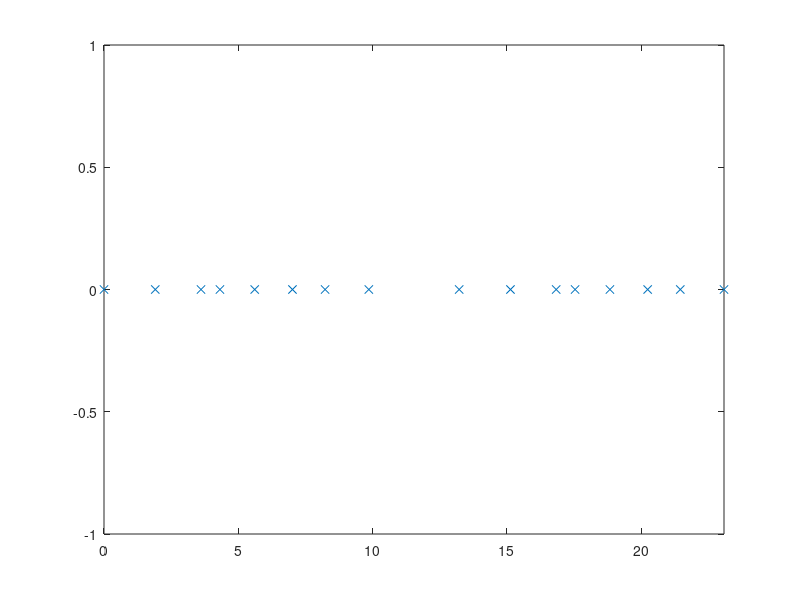

Recreate this plot in MATLAB. (Note: this script raises an error after producing the figure.)
%%
%  Distribution Search for Random Spacing Linear Array Side Lobe Optimization
%
%  Version 1
%  Zhengyu Peng
%%

clear;

%% Configuration
wavelength=1;
k=2*pi/wavelength;   % wave number
angleStep=0.05;
theta=0:angleStep:360;
elementNumber=16;
spacingMIN=0.5;
spacingMAX=2;
mainbeam=5;
thetaM=90;

count=1;
%% random search
for m=1:10000
%% random spacing
% d0, d1, d2, d3, d4, d5, d6, d7, d8, d9, d10, d11, d12, d13, d14

%     d=spacingMIN + (spacingMAX-spacingMIN).*rand(1,elementNumber-1);
%     d=[0,d];

%% random symmetrical spacing
% d0, d1, d2, d3, d4, d5, d6, d7, d6, d5, d4, d3, d2, d1, d0

% d=[spacingMIN/2 + (spacingMAX/2-spacingMIN/2).*rand(1), spacingMIN + (spacingMAX-spacingMIN).*rand(1,elementNumber/2-1)];
% d1=fliplr(d);
% d=[0,d1(1:length(d1)-1),d1(length(d1))+d(1),d(2:length(d))];

%% random spacing + shift
% d0, d1, d2, d3, d4, d5, d6, d7, d0, d1, d2, d3, d4, d5, d6

d=spacingMIN + (spacingMAX-spacingMIN).*rand(1,elementNumber/2-1);
d=[0,d,spacingMIN*2 + (spacingMAX*2-spacingMIN*2).*rand(1),d];

    for nn=2:length(d)
        d(nn)=d(nn-1)+d(nn);
    end
    
    %% check results
    % load('resultd.mat');
    % load('resultw.mat')
    % [r,c]=size(resultd);
    % nn=21;
    % d=resultd(nn,:);
    %w=resultw(nn,:)';
    
    plot(d,zeros(1,length(d)),'x');
    axis([0,d(length(d)),-1,1]);
    
    %% Array factor
    A=zeros(length(theta),elementNumber);
    for nn=1:length(d)
        A(:,nn)=exp(1i*k*d(nn)*cosd(theta));
    end
    
    %% Main lobe
    A_M=zeros(1,elementNumber);
    for nn=1:length(d)
        A_M(:,nn)=exp(1i*k*d(nn)*cosd(thetaM));
    end
    
    %% Side lobe
    theta_SL=[0:angleStep:thetaM-mainbeam/2,thetaM+mainbeam/2:angleStep:180];
    %theta_ML=90+mainbeam/2:angleStep:180;
    
    A_SL=zeros(length(theta_SL),elementNumber);
    for nn=1:length(d)
        A_SL(:,nn)=exp(1i*k*d(nn)*cosd(theta_SL));
    end
    
    %% Optimization
    cvx_begin
    variable w(elementNumber) complex
    minimize( max(abs(A_SL*w)) )
    subject to
    A_M*w==1;
    cvx_end
    
    if max(abs(A_SL*w))<10^(-10/20)
        resultd(count,:)=d;
        resultw(count,:)=w';
        resultSLL(count)=max(abs(A_SL*w));
        save('resultd.mat', 'resultd');
        save('resultw.mat', 'resultw');
        save('SLL.mat', 'resultSLL');
        count=count+1;
        %plot(theta,20*log10(abs(A*x(2:9))));
        %axis([0,180,-70,0]);
        %hold on;
    end
end
